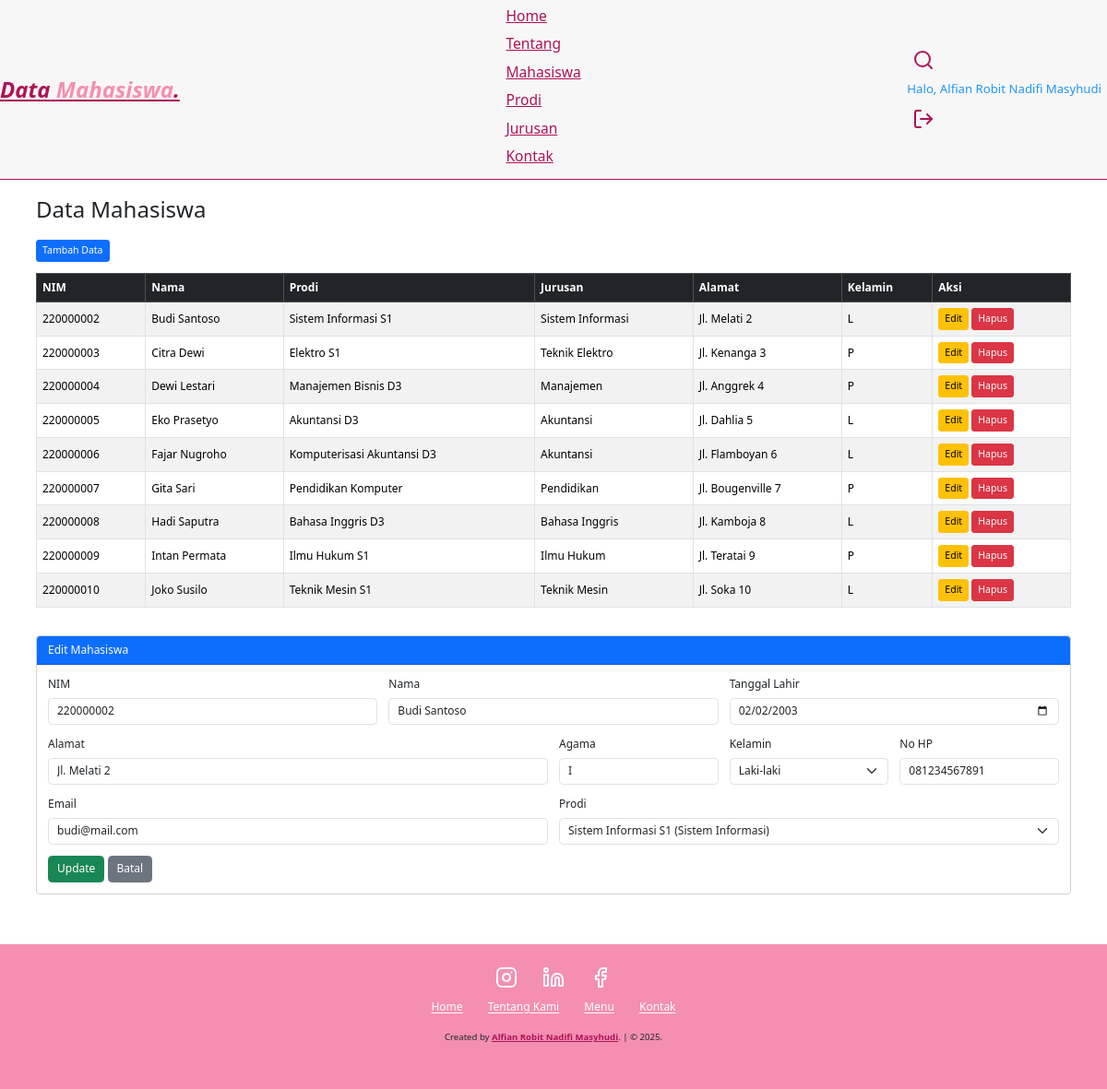
Screenshot of /mahasiswa.php?edit=220000002 (signed in) with the database file from the repository.
### tables this page shows
CREATE TABLE `akademik_mahasiswa` (
  `nim` varchar(9) NOT NULL,
  `nama` varchar(50) DEFAULT NULL,
  `tgl_lahir` date DEFAULT NULL,
  `alamat` varchar(150) DEFAULT NULL,
  `agama` varchar(1) DEFAULT NULL,
  `kelamin` varchar(1) DEFAULT NULL,
  `no_hp` varchar(15) DEFAULT NULL,
  `email` varchar(100) DEFAULT NULL,
  `id_prodi` int(2) DEFAULT NULL
);

CREATE TABLE `akademik_prodi` (
  `id_prodi` int(2) NOT NULL,
  `nama_prodi` varchar(40) NOT NULL,
  `id_jurusan` int(2) DEFAULT NULL
);

CREATE TABLE `akademik_jurusan` (
  `id_jurusan` int(2) NOT NULL,
  `nama_jurusan` varchar(100) NOT NULL
);

### mahasiswa.php (the view, shortened to what this page needs)
<?php
include "db.php";
$edit_data = null;
if (isset($_GET['edit'])) {
    $nim = $_GET['edit'];
    $res = $conn->query("SELECT * FROM akademik_mahasiswa WHERE nim='$nim'");
    $edit_data = $res->fetch_assoc();
}
$prodi = $conn->query("SELECT p.id_prodi, p.nama_prodi, j.nama_jurusan FROM akademik_prodi p JOIN akademik_jurusan j ON p.id_jurusan=j.id_jurusan");
$sql = "SELECT m.*, p.nama_prodi, j.nama_jurusan FROM akademik_mahasiswa m
        JOIN akademik_prodi p ON m.id_prodi=p.id_prodi
        JOIN akademik_jurusan j ON p.id_jurusan=j.id_jurusan";
$mahasiswa = $conn->query($sql);
?>
<!DOCTYPE html>
<html lang="en">
<head>
    <link rel="stylesheet" href="style.css">
    <link href="https://cdn.jsdelivr.net/npm/bootstrap@5.3.3/dist/css/bootstrap.min.css" rel="stylesheet">
</head>
<body>
<nav class="navbar">
    <a href="index.php" class="navbar-logo">Data<span> Mahasiswa</span>.</a>
    <div class="navbar-nav">
        <a href="index.php#home">Home</a>
        <a href="index.php#about">Tentang</a>
        <a href="mahasiswa.php">Mahasiswa</a>
        <a href="prodi.php">Prodi</a>
        <a href="jurusan.php">Jurusan</a>
        <a href="index.php#contact">Kontak</a>
    </div>
    <div class="navbar-extra">
        <a href="#" id="Search"><i data-feather="search"></i></a>
        <?php if (isset($_SESSION['userid'])): ?>
            <span class="user-greeting">Halo, <?php echo htmlspecialchars($_SESSION['nama']); ?></span>
            <a href="logout.php" id="logout"><i data-feather="log-out"></i></a>
        <?php endif; ?>
    </div>
</nav>
<div class="container py-4">
    <h2 class="mb-4">Data Mahasiswa</h2>
    <div class="mb-3">
        <a href="mahasiswa.php" class="btn btn-primary btn-sm">Tambah Data</a>
    </div>
    <div class="table-responsive">
    <table class="table table-bordered table-striped align-middle">
        <thead class="table-dark">
            <tr>
                <th>NIM</th><th>Nama</th><th>Prodi</th><th>Jurusan</th><th>Alamat</th><th>Kelamin</th><th>Aksi</th>
            </tr>
        </thead>
        <tbody>
        <?php while ($row = $mahasiswa->fetch_assoc()): ?>
            <tr>
                <td><?= htmlspecialchars($row['nim']) ?></td>
                <td><?= htmlspecialchars($row['nama']) ?></td>
                <td><?= htmlspecialchars($row['nama_prodi']) ?></td>
                <td><?= htmlspecialchars($row['nama_jurusan']) ?></td>
                <td><?= htmlspecialchars($row['alamat']) ?></td>
                <td><?= htmlspecialchars($row['kelamin']) ?></td>
                <td>
                    <a href="mahasiswa.php?edit=<?= $row['nim'] ?>" class="btn btn-warning btn-sm">Edit</a>
                    <a href="mahasiswa.php?hapus=<?= $row['nim'] ?>" class="btn btn-danger btn-sm" onclick="return confirm('Hapus data?')">Hapus</a>
                </td>
            </tr>
        <?php endwhile; ?>
        </tbody>
    </table>
    </div>
    <div class="card mt-4">
        <div class="card-header bg-primary text-white">
            <?= $edit_data ? "Edit" : "Tambah" ?> Mahasiswa
        </div>
        <div class="card-body">
            <form method="post" class="row g-3">
                <div class="col-md-4">
                    <label class="form-label">NIM</label>
                    <input type="text" name="nim" class="form-control" maxlength="9" value="<?= $edit_data['nim'] ?? '' ?>" <?= $edit_data ? 'readonly' : '' ?> required>
                </div>
                <div class="col-md-4">
                    <label class="form-label">Nama</label>
                    <input type="text" name="nama" class="form-control" value="<?= $edit_data['nama'] ?? '' ?>" required>
                </div>
                <div class="col-md-4">
                    <label class="form-label">Tanggal Lahir</label>
                    <input type="date" name="tgl_lahir" class="form-control" value="<?= $edit_data['tgl_lahir'] ?? '' ?>">
                </div>
                <div class="col-md-6">
                    <label class="form-label">Alamat</label>
                    <input type="text" name="alamat" class="form-control" value="<?= $edit_data['alamat'] ?? '' ?>">
                </div>
                <div class="col-md-2">
                    <label class="form-label">Agama</label>
                    <input type="text" name="agama" class="form-control" maxlength="1" value="<?= $edit_data['agama'] ?? '' ?>">
                </div>
                <div class="col-md-2">
                    <label class="form-label">Kelamin</label>
                    <select name="kelamin" class="form-select">
                        <option value="L" <?= (isset($edit_data['kelamin']) && $edit_data['kelamin']=='L') ? 'selected' : '' ?>>Laki-laki</option>
                    </select>
                </div>
                <div class="col-md-2">
                    <label class="form-label">No HP</label>
                    <input type="text" name="no_hp" class="form-control" value="<?= $edit_data['no_hp'] ?? '' ?>">
                </div>
                <div class="col-md-6">
                    <label class="form-label">Email</label>
                    <input type="email" name="email" class="form-control" value="<?= $edit_data['email'] ?? '' ?>">
                </div>
                <div class="col-md-6">
                    <label class="form-label">Prodi</label>
                    <select name="id_prodi" class="form-select" required>
                        <?php foreach ($prodi as $p): ?>
                            <option value="<?= $p['id_prodi'] ?>" <?= ($edit_data && $edit_data['id_prodi'] == $p['id_prodi']) ? 'selected' : '' ?>>
                                <?= htmlspecialchars($p['nama_prodi']) ?> (<?= htmlspecialchars($p['nama_jurusan']) ?>)
                            </option>
                        <?php endforeach; ?>
                    </select>
                </div>
                <div class="col-12">
                    <?php if ($edit_data): ?>
                        <button type="submit" name="edit" class="btn btn-success">Update</button>
                        <a href="mahasiswa.php" class="btn btn-secondary">Batal</a>
                    <?php else: ?>
                        <button type="submit" class="btn btn-primary">Tambah</button>
                    <?php endif; ?>
                </div>
            </form>
        </div>
    </div>
</div>
<footer>
    <div class="socials">
        <a href="#"><i data-feather="instagram"></i></a>
        <a href="#"><i data-feather="linkedin"></i></a>
        <a href="#"><i data-feather="facebook"></i></a>
    </div>
    <div class="links">
        <a href="index.php#home">Home</a>
        <a href="index.php#about">Tentang Kami</a>
        <a href="index.php#menu">Menu</a>
        <a href="index.php#contact">Kontak</a>
    </div>
    <div class="credit">
        <p>Created by <a href="">Alfian Robit Nadifi Masyhudi</a>. | &copy; 2025.</p>
    </div>
</footer>
</body>
</html>

### style.css (style rules this page uses)
:root { --primary: #ad1357; --bg: #ffffff; }
* { margin: 0; padding: 0; box-sizing: border-box; outline: none; border: none; text-decoration: none; }
html { scroll-behavior: smooth; }
body { font-family: "Poppins", sans-serif; background-color: var(--bg); color: #ffffff; }
.navbar { display: flex; justify-content: space-between; align-items: center; padding: 1.4rem 7%; background-color: rgba(245, 245, 245, 0.8); border-bottom: 1px solid #ad1357; position: fixed; top: 0; left: 0; right: 0; z-index: 9999; }
.navbar .navbar-logo { font-size: 2rem; font-weight: 700; color: var(--primary); font-style: italic; }
.navbar .navbar-logo span { color: #f48fb1; }
.navbar .navbar-nav a { color: var(--primary); display: inline-block; font-size: 1.3rem; margin: 0 1rem; }
.navbar .navbar-nav a::after { content: ""; display: block; padding-bottom: 0.5rem; border-bottom: 0.1rem solid #f48fb1; transform: scaleX(0); transition: 0.2s linear; }
.navbar .navbar-extra a { color: #ad1357; margin: 0 0.5rem; }
footer { background-color: #f48fb1; text-align: center; padding: 1rem 0 3rem; margin-top: 3rem; }
footer .socials { padding: 1rem 0; }
footer .socials a { color: #fff; margin: 1rem; }
footer .links { margin-bottom: 1.4rem; }
footer .links a { color: #fff; padding: 0.7rem 1rem; }
footer .credit { font-size: 0.8rem; }
footer .credit a { color: #ad1357; font-weight: 700; }
@media (max-width: 1366px) { html { font-size: 75%; } }
.user-greeting { color: #2196f3 !important; margin-right: 0.5rem; font-weight: 500; font-size: 1.1rem; display: flex; align-items: center; height: 40px; }

### rows the page displays
akademik_mahasiswa: nim "220000002", nama "Budi Santoso", id_prodi.nama_prodi "Sistem Informasi S1", akademik_jurusan.nama_jurusan "Sistem Informasi", alamat "Jl. Melati 2", kelamin "L", tgl_lahir "02/02/2003", agama "I", kelamin "Laki-laki", no_hp "081234567891", email "budi@mail.com", id_prodi "Sistem Informasi S1 (Sistem Informasi)"
akademik_mahasiswa: nim "220000003", nama "Citra Dewi", id_prodi.nama_prodi "Elektro S1", akademik_jurusan.nama_jurusan "Teknik Elektro", alamat "Jl. Kenanga 3", kelamin "P"
akademik_mahasiswa: nim "220000004", nama "Dewi Lestari", id_prodi.nama_prodi "Manajemen Bisnis D3", akademik_jurusan.nama_jurusan "Manajemen", alamat "Jl. Anggrek 4", kelamin "P"
akademik_mahasiswa: nim "220000005", nama "Eko Prasetyo", id_prodi.nama_prodi "Akuntansi D3", akademik_jurusan.nama_jurusan "Akuntansi", alamat "Jl. Dahlia 5", kelamin "L"
akademik_mahasiswa: nim "220000006", nama "Fajar Nugroho", id_prodi.nama_prodi "Komputerisasi Akuntansi D3", akademik_jurusan.nama_jurusan "Akuntansi", alamat "Jl. Flamboyan 6", kelamin "L"
akademik_mahasiswa: nim "220000007", nama "Gita Sari", id_prodi.nama_prodi "Pendidikan Komputer", akademik_jurusan.nama_jurusan "Pendidikan", alamat "Jl. Bougenville 7", kelamin "P"
akademik_mahasiswa: nim "220000008", nama "Hadi Saputra", id_prodi.nama_prodi "Bahasa Inggris D3", akademik_jurusan.nama_jurusan "Bahasa Inggris", alamat "Jl. Kamboja 8", kelamin "L"
akademik_mahasiswa: nim "220000009", nama "Intan Permata", id_prodi.nama_prodi "Ilmu Hukum S1", akademik_jurusan.nama_jurusan "Ilmu Hukum", alamat "Jl. Teratai 9", kelamin "P"
akademik_mahasiswa: nim "220000010", nama "Joko Susilo", id_prodi.nama_prodi "Teknik Mesin S1", akademik_jurusan.nama_jurusan "Teknik Mesin", alamat "Jl. Soka 10", kelamin "L"

### other values shown
$_SESSION['nama'] "Alfian Robit Nadifi Masyhudi"
